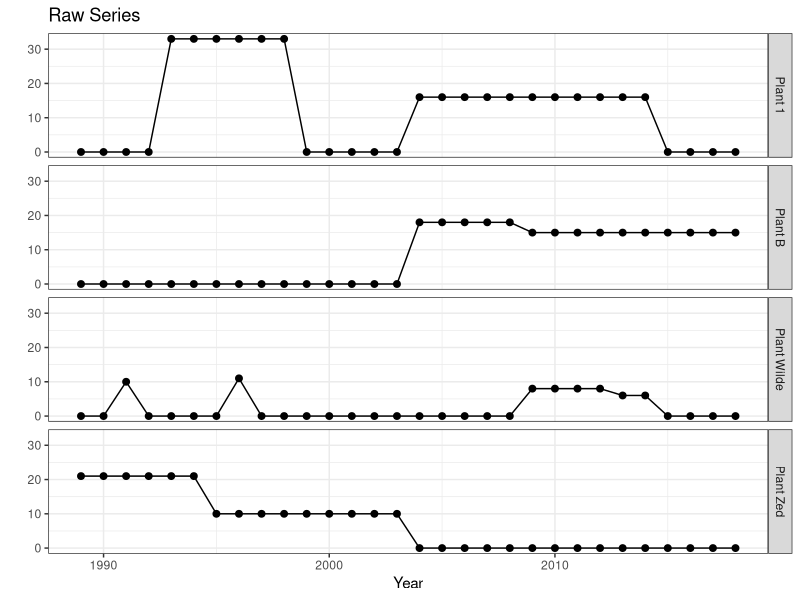
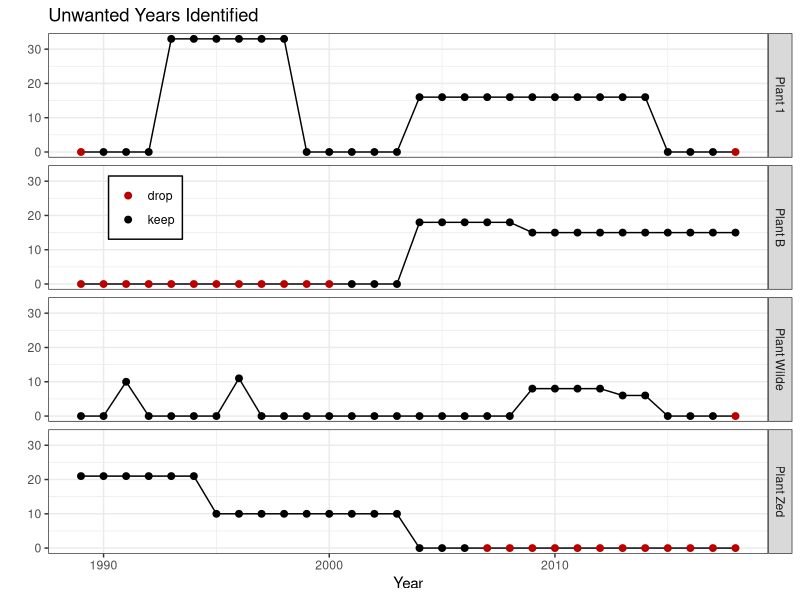
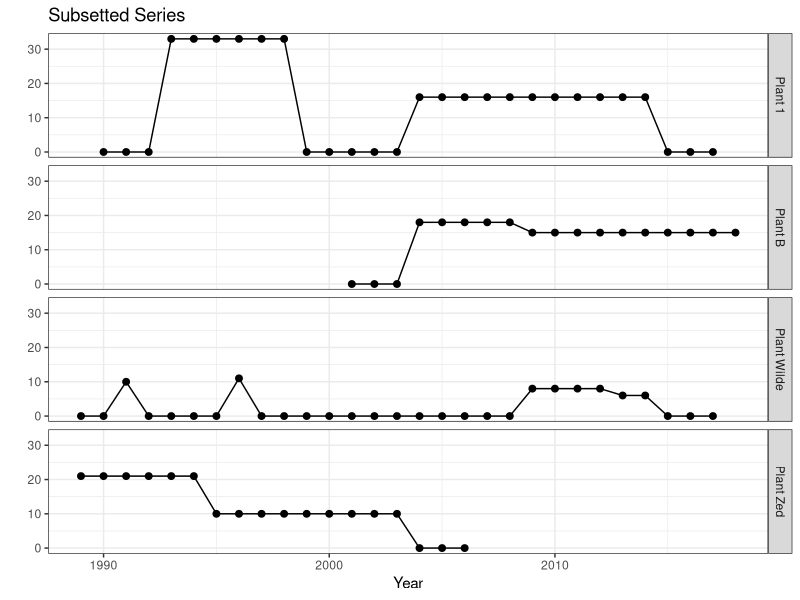
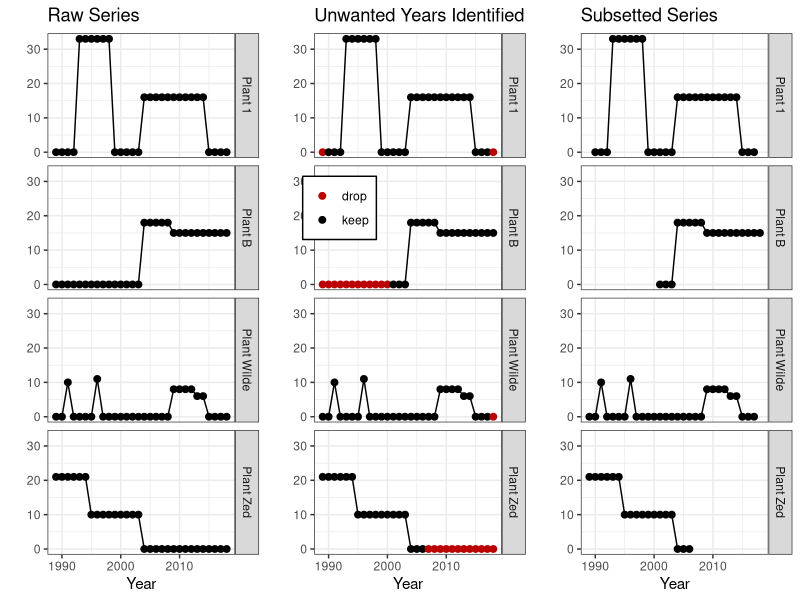

Source code (R) for these figures, in order:
## ---------------------------------------------- ##
              # Time Series Pruning
## ---------------------------------------------- ##
# Written by Nick J Lyon

# Purpose:
## Prune time series with long "tails" of 0/low values at start/end of series
## Developed for Plant Reproduction WG but they decided not to use it
## Saving it here in case another group has use fr something like this

# Housekeeping -------------------------------------

# Clear environment
rm(list = ls())

# Load needed libraries
library(tidyverse); library(cowplot)

# Make a folder for saving plots to
dir.create(path = "plots", showWarnings = F)

# Simulate Time Series -----------------------------
## A = 0s at both start and end and one group in middle
( typeA <- data.frame(
  Year = 1989:2018,
  Plant.ID = rep('Plant 1', 30),
  Plot.ID = rep('Plot X', 30),
  seeds.per.trap = c(rep(0, 4), rep(33, 6), rep(0, 5), rep(16, 11), rep(0, 4) ) ) )
## B = 0s only at start
( typeB <- data.frame(
  Year = 1989:2018,
  Plant.ID = rep('Plant B', 30),
  Plot.ID = rep('Plot Y', 30),
  seeds.per.trap = c(rep(0, 15), rep(18, 5), rep(15, 10)) ) )
## C = 0s only at end
( typeC <- data.frame(
  Year = 1989:2018,
  Plant.ID = rep('Plant Zed', 30),
  Plot.ID = rep('Plot Bamboo', 30),
  seeds.per.trap = c(rep(21, 6), rep(10, 9), rep(0, 15)) ) )
## D = very complex (but should only drop three zeros at end)
( typeD <- data.frame(
  Year = 1989:2018,
  Plant.ID = rep('Plant Wilde', 30),
  Plot.ID = rep('Plot Hands', 30),
  seeds.per.trap = c(rep(0, 2), 10, rep(0,2), rep(0,2), 11,
                     rep(0, 12), rep(8, 4), rep(6, 2), rep(0, 4) ) ) )

# Assemble them into a single dataframe
test_df <- dplyr::bind_rows(typeA, typeB, typeC, typeD)

# Take a quick look
head(test_df)

# Identify Runs of Lows/Zeros ----------------------

# Track runs of zeros at start / end
test_df2 <- test_df %>%
  # Group by plant / plot
  dplyr::group_by(Plant.ID, Plot.ID) %>%
  # Arrange by year
  dplyr::arrange(Year, .by_group = TRUE) %>%
  # Get cumulative lows
  dplyr::mutate(is_low = ifelse(test = seeds.per.trap == 0,
                                yes = 1, no = 0),
                cumulative_lows = cumsum(is_low)) %>%
  # Find out whether they're preceded / followed by lows
  dplyr::mutate(low_seq = dplyr::case_when(
    is_low == 1 & lead(is_low, n = 1) == 1 ~ 'run lows',
    is_low == 1 & lag(is_low, n = 1) == 1 ~ 'run lows',
    TRUE ~ 'not')) %>%
  # If a row is NOT part of a run of lows, get the cumulative low number at that row (i.e., the number of low values that precede it)
  dplyr::mutate(diagnostic = ifelse(low_seq == 'not',
                                   yes = (cumulative_lows + 0.5),
                                   no = NA)) %>%
  # Now use that to figure out which lows should be removed
  dplyr::mutate(subset_suggestion = dplyr::case_when(
    # If a run of lows is < 3 long at start or end, we want to retain the two low values closest to non-low data
    is_low == 1 & low_seq == 'run lows' &
      cumulative_lows <= min(diagnostic, na.rm = T) &
      (min(diagnostic, na.rm = T) - cumulative_lows) < 3 ~ 'keep',
    is_low == 1 & low_seq == 'run lows' &
      abs((max(diagnostic, na.rm = T) - cumulative_lows)) < 3 ~ 'keep',
    # If a number is low, is part of a sequence of lows, and its cumulative lows is less than the number of lows for when the run of lows end, it should be dropped (this is low runs at the start of a time series)
    is_low == 1 & low_seq == 'run lows' &
      cumulative_lows < min(diagnostic, na.rm = T) ~ 'drop',
    # Same as above but this time for if a series ends with many lows
    is_low == 1 & low_seq == 'run lows' &
      cumulative_lows > max(diagnostic, na.rm = T) ~ 'drop',
    # Now, if a number is low/part of a low series BUT it has a cumulative low that is greater than that of the end of a low run and less than the max of a low run, keep it (this is zeros in the middle of a time series)
    is_low == 1 & low_seq == 'run lows' &
      length(unique(!is.na(diagnostic))) >= 2 &
      cumulative_lows > min(diagnostic, na.rm = T) &
      cumulative_lows < max(diagnostic, na.rm = T) ~ 'keep',
    # Keep all non-low values
    low_seq == 'not' ~ 'keep'))

# Filter Out Identified Lows -----------------------

# Remove lows flagged in previous chunk
test_df3 <- test_df2 %>%
  dplyr::filter(subset_suggestion == 'keep')

# Diagnostic Plotting ------------------------------

# Plot raw data
(raw_plt <- ggplot(test_df, aes(x = Year, y = seeds.per.trap)) +
  geom_path() +
  geom_point(size = 2) +
  facet_grid(Plant.ID ~ .) +
  labs(x = "Year", y = "", title = "Raw Series") +
    theme_bw() +
    theme(legend.title = element_blank(),
          legend.position = 'none'))

# Plot data where 'bad' years are identified
(id_plt <- ggplot(test_df2, aes(x = Year, y = seeds.per.trap)) +
  geom_path() +
  geom_point(aes(color = subset_suggestion), size = 2) +
  facet_grid(Plant.ID ~ .) +
  scale_color_manual(values = c("#BB0000", "#000000")) +
  labs(x = "Year", y = "", title = "Unwanted Years Identified") +
    theme_bw() +
    theme(legend.title = element_blank(),
          legend.position = c(0.135, 0.665),
          legend.background = element_rect(color = 'black')))

# Plot again with those values removed
(slim_plt <- ggplot(test_df3, aes(x = Year, y = seeds.per.trap)) +
    geom_path() +
    geom_point(size = 2) +
    facet_grid(Plant.ID ~ .) +
    labs(x = "Year", y = "", title = "Subsetted Series") +
    theme_bw() +
    theme(legend.title = element_blank(),
          legend.position = 'none'))

# Plot them together
cowplot::plot_grid(raw_plt, id_plt, slim_plt, ncol = 3, nrow = 1)

# Save it
ggplot2::ggsave(filename = file.path("plots", "series_pruning.tiff"),
                plot = last_plot(),
                width = 12, height = 7, units = 'in')
